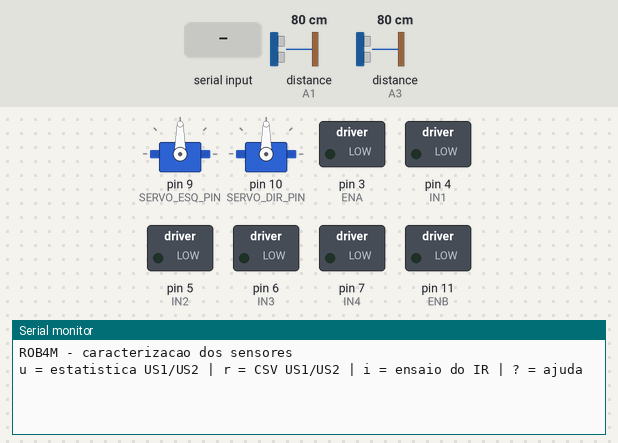
Bench run of a sketch on a simulated Arduino Uno, built with avr-gcc and run on an emulated ATmega328P. Shown: 2 × servo, switched loads named in the sketch (green lamp = pin HIGH), the last lines printed to the serial monitor. The inputs (shaded band) are chosen by the test bench; at power-on: distance to the obstacle (sensors on A1, A3) 80 cm. The echo pulse lasts 58.3 µs per cm; pins used as bus, display or sensor lines are not drawn.

Above: at 1.2 s.
1.3 s: "u" received over Serial
At 1.9 s:
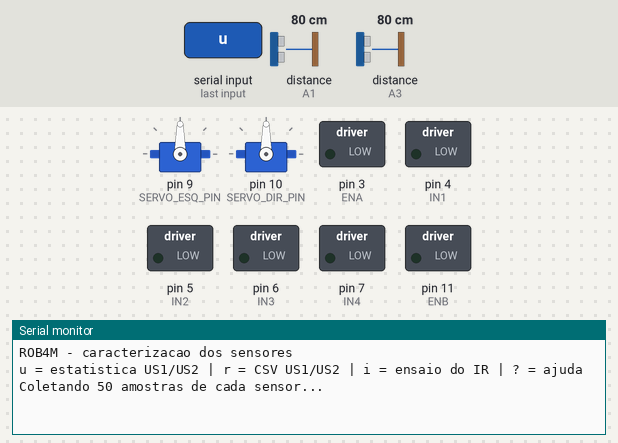
At 8.6 s:
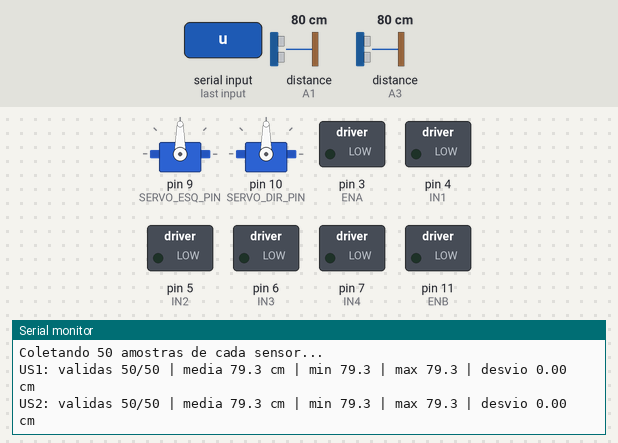

Measured:
- after the input at 1.3 s, the serial monitor: prints a new line at once (image 1)

The sketch:

caracterizacao_sensores.ino
```cpp
#include <Servo.h>

// Pinos da ponte H (mantidos desligados)
#define ENA 3
#define IN1 4
#define IN2 5
#define IN3 6
#define IN4 7
#define ENB 11

// Pinos dos servos e sensores
#define SERVO_ESQ_PIN 9
#define SERVO_DIR_PIN 10
#define IR_PIN 2
#define TRIG1 A0
#define ECHO1 A1
#define TRIG2 A2
#define ECHO2 A3

#define TIMEOUT_ECO_US 30000UL
#define INTERVALO_ENTRE_DISPAROS_MS 60
#define NUM_AMOSTRAS 50
#define DURACAO_ENSAIO_IR_MS 10000UL

Servo servoEsquerdo;
Servo servoDireito;

struct Estatistica {
  unsigned int validas;
  float soma;
  float somaQuadrados;
  float minimo;
  float maximo;
};

void setup() {
  Serial.begin(9600);
  desligarPonteH();

  pinMode(IR_PIN, INPUT);
  pinMode(TRIG1, OUTPUT);
  pinMode(ECHO1, INPUT);
  pinMode(TRIG2, OUTPUT);
  pinMode(ECHO2, INPUT);
  digitalWrite(TRIG1, LOW);
  digitalWrite(TRIG2, LOW);

  servoEsquerdo.attach(SERVO_ESQ_PIN);
  servoDireito.attach(SERVO_DIR_PIN);
  servoEsquerdo.write(90);
  servoDireito.write(90);

  Serial.println(F("ROB4M - caracterizacao dos sensores"));
  mostrarAjuda();
}

void loop() {
  if (!Serial.available()) return;

  switch (Serial.read()) {
    case 'u': ensaiarUltrassom(false); break;
    case 'r': ensaiarUltrassom(true); break;
    case 'i': ensaiarIR(); break;
    case '?': mostrarAjuda(); break;
  }
}

// ---------------- SENSOR ULTRASSÔNICO ----------------

void ensaiarUltrassom(bool csv) {
  Estatistica us1;
  Estatistica us2;
  zerar(us1);
  zerar(us2);

  if (csv) {
    Serial.println(F("amostra;us1_eco_us;us2_eco_us"));
  } else {
    Serial.print(F("Coletando "));
    Serial.print(NUM_AMOSTRAS);
    Serial.println(F(" amostras de cada sensor..."));
  }

  for (int i = 1; i <= NUM_AMOSTRAS; i++) {
    unsigned long eco1 = medirEco(TRIG1, ECHO1);
    delay(INTERVALO_ENTRE_DISPAROS_MS);
    unsigned long eco2 = medirEco(TRIG2, ECHO2);
    delay(INTERVALO_ENTRE_DISPAROS_MS);

    if (eco1 > 0) acumular(us1, eco1 * 0.034 / 2);
    if (eco2 > 0) acumular(us2, eco2 * 0.034 / 2);

    if (csv) {
      Serial.print(i);
      Serial.print(';');
      Serial.print(eco1);
      Serial.print(';');
      Serial.println(eco2);
    }
  }

  if (!csv) {
    imprimirResumo(F("US1"), us1);
    imprimirResumo(F("US2"), us2);
  }
}

// Duração do pulso ECHO em microssegundos.
unsigned long medirEco(int trigPin, int echoPin) {
  digitalWrite(trigPin, LOW);
  delayMicroseconds(2);
  digitalWrite(trigPin, HIGH);
  delayMicroseconds(10);
  digitalWrite(trigPin, LOW);
  return pulseIn(echoPin, HIGH, TIMEOUT_ECO_US);
}

void zerar(Estatistica &e) {
  e.validas = 0;
  e.soma = 0;
  e.somaQuadrados = 0;
  e.minimo = 0;
  e.maximo = 0;
}

void acumular(Estatistica &e, float cm) {
  if (e.validas == 0 || cm < e.minimo) e.minimo = cm;
  if (e.validas == 0 || cm > e.maximo) e.maximo = cm;
  e.validas++;
  e.soma += cm;
  e.somaQuadrados += cm * cm;
}

void imprimirResumo(const __FlashStringHelper *nome, const Estatistica &e) {
  Serial.print(nome);
  Serial.print(F(": validas "));
  Serial.print(e.validas);
  Serial.print('/');
  Serial.print(NUM_AMOSTRAS);
  if (e.validas == 0) {
    Serial.println(F(" | sem leitura valida"));
    return;
  }
  float media = e.soma / e.validas;
  float variancia = e.somaQuadrados / e.validas - media * media;
  if (variancia < 0) variancia = 0;

  Serial.print(F(" | media "));
  Serial.print(media, 1);
  Serial.print(F(" cm | min "));
  Serial.print(e.minimo, 1);
  Serial.print(F(" | max "));
  Serial.print(e.maximo, 1);
  Serial.print(F(" | desvio "));
  Serial.print(sqrt(variancia), 2);
  Serial.println(F(" cm"));
}

// ---------------- SENSOR INFRAVERMELHO ----------------

void ensaiarIR() {
  Serial.println(F("IR: observando por 10 s. Comece sem alvo, depois aproxime e afaste."));

  unsigned long inicio = millis();
  unsigned long ultimoInstante = inicio;
  unsigned long tempoEmLow = 0;
  unsigned long transicoes = 0;
  int nivelAnterior = digitalRead(IR_PIN);

  Serial.print(F("Nivel em repouso: "));
  Serial.println(nivelAnterior == HIGH ? F("HIGH") : F("LOW"));

  while (millis() - inicio < DURACAO_ENSAIO_IR_MS) {
    unsigned long agora = millis();
    int nivel = digitalRead(IR_PIN);
    if (nivelAnterior == LOW) tempoEmLow += agora - ultimoInstante;
    ultimoInstante = agora;

    if (nivel != nivelAnterior) {
      transicoes++;
      Serial.print(agora - inicio);
      Serial.print(F(" ms -> "));
      Serial.println(nivel == HIGH ? F("HIGH") : F("LOW"));
      nivelAnterior = nivel;
    }
  }

  Serial.print(F("Transicoes: "));
  Serial.print(transicoes);
  Serial.print(F(" | tempo em LOW: "));
  Serial.print(tempoEmLow * 100 / DURACAO_ENSAIO_IR_MS);
  Serial.println(F("%"));
  Serial.println(F("Se o nivel vai a LOW com o alvo presente, manter IR_NIVEL_OBSTACULO LOW."));
}

void mostrarAjuda() {
  Serial.println(F("u = estatistica US1/US2 | r = CSV US1/US2 | i = ensaio do IR | ? = ajuda"));
}

void desligarPonteH() {
  pinMode(ENA, OUTPUT);
  pinMode(IN1, OUTPUT);
  pinMode(IN2, OUTPUT);
  pinMode(IN3, OUTPUT);
  pinMode(IN4, OUTPUT);
  pinMode(ENB, OUTPUT);
  digitalWrite(IN1, LOW);
  digitalWrite(IN2, LOW);
  digitalWrite(IN3, LOW);
  digitalWrite(IN4, LOW);
  digitalWrite(ENA, LOW);
  digitalWrite(ENB, LOW);
}
```

motores.cpp
```cpp
#include <Arduino.h>
#include "config.h"
#include "motores.h"

static int aplicarAjuste(int velocidade, int ajuste) {
  if (velocidade > 0) return constrain(velocidade + ajuste, 0, 255);
  if (velocidade < 0) return constrain(velocidade - ajuste, -255, 0);
  return 0;
}

static void acionarLado(uint8_t pinoEnable, uint8_t pinoA, uint8_t pinoB,
                        int velocidade, bool invertido) {
  if (invertido) velocidade = -velocidade;
  if (velocidade > 0) {
    digitalWrite(pinoA, HIGH);
    digitalWrite(pinoB, LOW);
  } else if (velocidade < 0) {
    digitalWrite(pinoA, LOW);
    digitalWrite(pinoB, HIGH);
  } else {
    digitalWrite(pinoA, LOW);
    digitalWrite(pinoB, LOW);
  }
  analogWrite(pinoEnable, abs(velocidade));
}

void motoresIniciar() {
  pinMode(ENA, OUTPUT);
  pinMode(IN1, OUTPUT);
  pinMode(IN2, OUTPUT);
  pinMode(IN3, OUTPUT);
  pinMode(IN4, OUTPUT);
  pinMode(ENB, OUTPUT);
  motoresParar();
}

void motoresMover(int velocidadeEsquerda, int velocidadeDireita) {
  velocidadeEsquerda = constrain(velocidadeEsquerda, -255, 255);
  velocidadeDireita = constrain(velocidadeDireita, -255, 255);
  acionarLado(ENA, IN1, IN2, aplicarAjuste(velocidadeEsquerda, AJUSTE_PWM_ESQUERDO),
              INVERTER_LADO_ESQUERDO);
  acionarLado(ENB, IN3, IN4, aplicarAjuste(velocidadeDireita, AJUSTE_PWM_DIREITO),
              INVERTER_LADO_DIREITO);
}

void motoresParar() {
  digitalWrite(IN1, LOW);
  digitalWrite(IN2, LOW);
  digitalWrite(IN3, LOW);
  digitalWrite(IN4, LOW);
  analogWrite(ENA, 0);
  analogWrite(ENB, 0);
}

void motoresFrear() {
  digitalWrite(IN1, LOW);
  digitalWrite(IN2, LOW);
  digitalWrite(IN3, LOW);
  digitalWrite(IN4, LOW);
  digitalWrite(ENA, HIGH);
  digitalWrite(ENB, HIGH);
}
```

motores.h
```cpp
#ifndef MOTORES_H
#define MOTORES_H

void motoresIniciar();
void motoresMover(int velocidadeEsquerda, int velocidadeDireita);
void motoresParar();
void motoresFrear();

#endif
```

sensores.cpp
```cpp
#include <Arduino.h>
#include "config.h"
#include "sensores.h"

struct Ultrassom {
  uint8_t trig;
  uint8_t echo;
  long distanciaCm;
  uint8_t invalidasSeguidas;
};

static Ultrassom ultrassons[2] = {
  {TRIG1, ECHO1, 0, LIMITE_LEITURAS_INVALIDAS},
  {TRIG2, ECHO2, 0, LIMITE_LEITURAS_INVALIDAS},
};

static uint8_t proximoSensor = 0;
static unsigned long ultimoDisparo = 0;

void sensoresIniciar() {
  pinMode(IR_PIN, INPUT);
  for (uint8_t i = 0; i < 2; i++) {
    pinMode(ultrassons[i].trig, OUTPUT);
    pinMode(ultrassons[i].echo, INPUT);
    digitalWrite(ultrassons[i].trig, LOW);
  }
}

long lerDistancia(uint8_t trigPin, uint8_t echoPin) {
  digitalWrite(trigPin, LOW);
  delayMicroseconds(2);
  digitalWrite(trigPin, HIGH);
  delayMicroseconds(10);
  digitalWrite(trigPin, LOW);
  unsigned long duracao = pulseIn(echoPin, HIGH, TIMEOUT_ECO_US);
  long distancia = (long)(duracao * 0.034 / 2);
  if (distancia < DISTANCIA_MIN_VALIDA_CM || distancia > DISTANCIA_MAX_VALIDA_CM) return 0;
  return distancia;
}

long lerDistanciaMediana(uint8_t trigPin, uint8_t echoPin) {
  long a = lerDistancia(trigPin, echoPin);
  delay(INTERVALO_DISPARO_MS);
  long b = lerDistancia(trigPin, echoPin);
  delay(INTERVALO_DISPARO_MS);
  long c = lerDistancia(trigPin, echoPin);

  long t;
  if (a > b) { t = a; a = b; b = t; }
  if (b > c) { t = b; b = c; c = t; }
  if (a > b) { t = a; a = b; b = t; }
  return b;
}

void ultrassomAtualizar() {
  if (millis() - ultimoDisparo < INTERVALO_DISPARO_MS) return;
  ultimoDisparo = millis();

  Ultrassom &sensor = ultrassons[proximoSensor];
  long distancia = lerDistancia(sensor.trig, sensor.echo);
  if (distancia > 0) {
    sensor.distanciaCm = distancia;
    sensor.invalidasSeguidas = 0;
  } else if (sensor.invalidasSeguidas < LIMITE_LEITURAS_INVALIDAS) {
    sensor.invalidasSeguidas++;
  }
  proximoSensor = 1 - proximoSensor;
}

void ultrassomReiniciar() {
  for (uint8_t i = 0; i < 2; i++) {
    ultrassons[i].distanciaCm = 0;
    ultrassons[i].invalidasSeguidas = LIMITE_LEITURAS_INVALIDAS;
  }
}

static long distanciaRecente(const Ultrassom &sensor) {
  return sensor.invalidasSeguidas < LIMITE_LEITURAS_INVALIDAS ? sensor.distanciaCm : 0;
}

long distanciaEsquerda() {
  return distanciaRecente(ultrassons[0]);
}

long distanciaDireita() {
  return distanciaRecente(ultrassons[1]);
}

bool irDetectaObstaculo() {
  return digitalRead(IR_PIN) == IR_NIVEL_OBSTACULO;
}
```

sensores.h
```cpp
#ifndef SENSORES_H
#define SENSORES_H

#include <Arduino.h>

void sensoresIniciar();

long lerDistancia(uint8_t trigPin, uint8_t echoPin);
long lerDistanciaMediana(uint8_t trigPin, uint8_t echoPin);

void ultrassomAtualizar();
void ultrassomReiniciar();

long distanciaEsquerda();
long distanciaDireita();

bool irDetectaObstaculo();

#endif
```

servos.cpp
```cpp
#include <Arduino.h>
#include <Servo.h>
#include "config.h"
#include "servos.h"

static Servo servoEsquerdo;
static Servo servoDireito;

void servosIniciar() {
  servoEsquerdo.attach(SERVO_ESQ_PIN);
  servoDireito.attach(SERVO_DIR_PIN);
  servosCentralizar();
}

void servosCentralizar() {
  servoEsquerdo.write(ANGULO_CENTRO);
  servoDireito.write(ANGULO_CENTRO);
}

void servosOlharLados() {
  servoEsquerdo.write(ANGULO_OLHAR_ESQUERDA);
  servoDireito.write(ANGULO_OLHAR_DIREITA);
}
```

servos.h
```cpp
#ifndef SERVOS_H
#define SERVOS_H

void servosIniciar();

void servosCentralizar();

void servosOlharLados();

#endif
```

config.h
```cpp
#ifndef CONFIG_H
#define CONFIG_H

#define VERSAO_FIRMWARE "0.1.0"
#define VELOCIDADE_SERIAL 9600

// ---------------- PINS ----------------

#define ENA 3
#define IN1 4
#define IN2 5
#define IN3 6
#define IN4 7
#define ENB 11

#define SERVO_ESQ_PIN 9
#define SERVO_DIR_PIN 10

// ---------------- SENSORS ----------------
#define IR_PIN 2
#define TRIG1 A0
#define ECHO1 A1
#define TRIG2 A2
#define ECHO2 A3

#define IR_NIVEL_OBSTACULO LOW
#define INVERTER_LADO_ESQUERDO false
#define INVERTER_LADO_DIREITO false

// ---------------- Velocidades (PWM de 0 a 255 cm/μs) ----------------

#define VELOCIDADE_CRUZEIRO 150
#define VELOCIDADE_CAUTELA 110
#define VELOCIDADE_MANOBRA 140

#define AJUSTE_PWM_ESQUERDO 0
#define AJUSTE_PWM_DIREITO 0

// ---------------- Distâncias (cm) ----------------

#define DISTANCIA_PARADA_CM 20
#define DISTANCIA_CAUTELA_CM 45
#define DISTANCIA_MIN_VALIDA_CM 2
#define DISTANCIA_MAX_VALIDA_CM 400

#define DISTANCIA_SEM_ECO_CM DISTANCIA_CAUTELA_CM
#define TIMEOUT_ECO_US 30000UL
#define INTERVALO_DISPARO_MS 35
#define LIMITE_LEITURAS_INVALIDAS 3

// ---------------- Angulação ----------------

#define ANGULO_CENTRO 90
#define ANGULO_OLHAR_ESQUERDA 135
#define ANGULO_OLHAR_DIREITA 45

// ---------------- Tempos (ms) ----------------

#define TEMPO_ESPERA_INICIAL_MS 3000UL
#define TEMPO_FRENAGEM_MS 250UL
#define TEMPO_RE_MS 400UL
#define TEMPO_ACOMODAR_SERVOS_MS 400UL
#define TEMPO_GIRO_90_MS 450UL
#define TEMPO_GIRO_180_MS 900UL
#define INTERVALO_TELEMETRIA_MS 500UL

#endif
```
